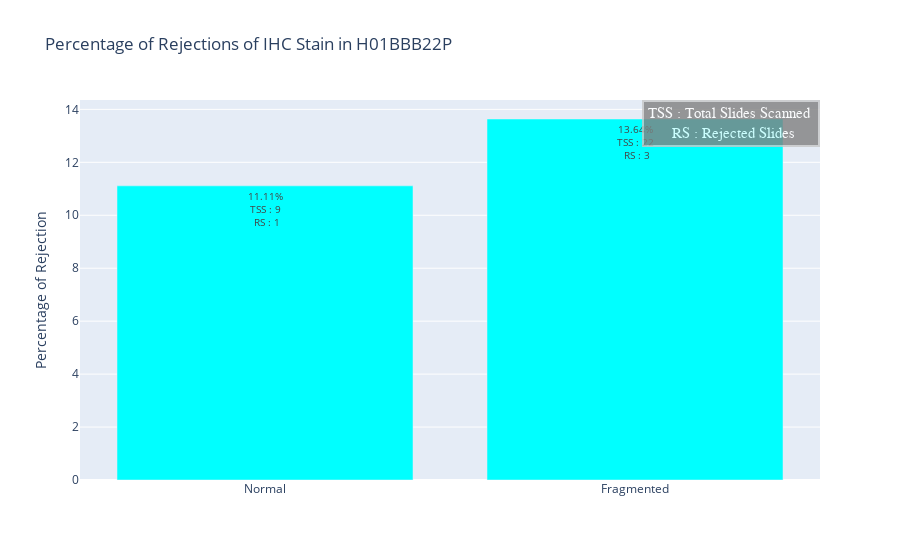

The notebook cell saved with this chart:
### Code cell
# Scanner 1 Stain Type IHC Biopsy
data = df[(df['Scanner'] == 'H01BBB22P')&(df['Stain Type'] == 'IHC')]
fig = go.Figure()
for i in data['Biopsy Type'].unique():
    try:
        fig.add_trace(go.Bar(x=[i],
                            y=[len(data[(data['Biopsy Type'] == i)&(s1['Rejected Slide Planarity'] == "Yes")])/len(data[data['Biopsy Type'] == i]) * 100],
                             text=[str(round(len(data[(data['Biopsy Type'] == i)&(data['Rejected Slide Planarity'] == "Yes")])/len(data[data['Biopsy Type'] == i]) * 100,2))+"%"+"<br>TSS : "+str(len(data[data['Biopsy Type'] == i]))
                                   + "<br> RS : "+str(len(data[(data['Biopsy Type'] == i)&(data['Rejected Slide Planarity'] == "Yes")])) ],
                            textposition="inside",marker = dict(color='cyan'),textfont=dict(size=10)))
    except:
        continue

fig.update_yaxes(title="Percentage of Rejection")
fig.update_layout(showlegend=False,title="Percentage of Rejections of " + 
                  data['Stain Type'].iloc[0] + " Stain in "+ data['Scanner'].iloc[0])
fig.add_annotation(x=1,y=1,xref="paper",yref="paper",text="TSS : Total Slides Scanned <br> RS : Rejected Slides",showarrow=False,
font=dict(family="Courier New, monospace",size=15,color="#ffffff"),bordercolor="#c7c7c7",borderwidth=2,borderpad=4,bgcolor="grey",opacity=0.8)
fig.show()

### Figure 1 — Plotly figure (JSON) as saved in the notebook; plotly's stock layout.template omitted (floating-point values rounded to 4 significant figures)
{"data": [{"marker": {"color": "cyan"}, "text": ["11.11%<br>TSS : 9<br> RS : 1"], "textfont": {"size": 10}, "textposition": "inside", "type": "bar", "x": ["Normal"], "y": [11.11]}, {"marker": {"color": "cyan"}, "text": ["13.64%<br>TSS : 22<br> RS : 3"], "textfont": {"size": 10}, "textposition": "inside", "type": "bar", "x": ["Fragmented"], "y": [13.64]}], "layout": {"annotations": [{"bgcolor": "grey", "bordercolor": "#c7c7c7", "borderpad": 4, "borderwidth": 2, "font": {"color": "#ffffff", "family": "Courier New, monospace", "size": 15}, "opacity": 0.8, "showarrow": false, "text": "TSS : Total Slides Scanned <br> RS : Rejected Slides", "x": 1, "xref": "paper", "y": 1, "yref": "paper"}], "showlegend": false, "title": {"text": "Percentage of Rejections of IHC Stain in H01BBB22P"}, "yaxis": {"title": {"text": "Percentage of Rejection"}}}}
